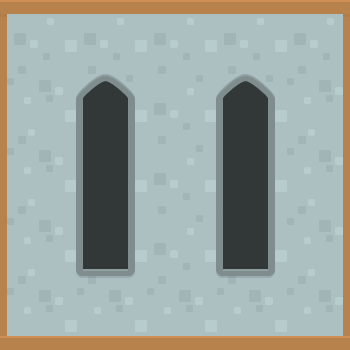

Tiled map render using the project's own tile images. Description and the whole map definition, tile-layer contents included, below:
An orthogonal 5x5 tile map with 70x70 px tiles, 1 tile layer (Capa de Patrones 1).

<map version="1.2" tiledversion="1.2.0" orientation="orthogonal" renderorder="right-down" width="5" height="5" tilewidth="70" tileheight="70" infinite="0" nextlayerid="2" nextobjectid="1">
 <tileset firstgid="1" source="../../Tiles/Tilesheet 1.tsx" />
 <layer id="1" name="Capa de Patrones 1" width="5" height="5">
  <data encoding="csv">
131,132,132,132,133,
155,99,156,99,157,
155,147,156,147,157,
155,171,156,171,157,
179,180,180,180,181
</data>
 </layer>
</map>
